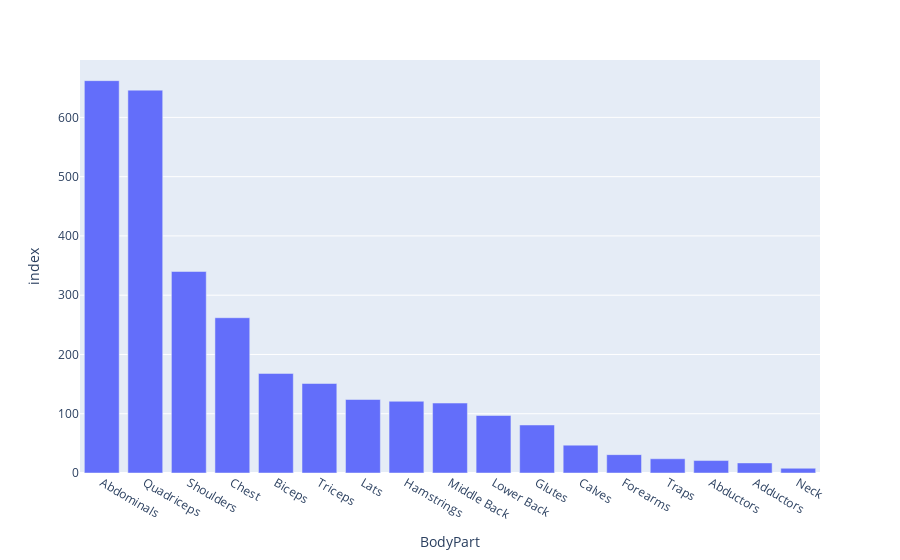

Here is the notebook cell this chart was saved with:
### Code cell
count_exercises= count_ex.sort_values(by='index', ascending= False)
fig = px.bar(count_exercises, x=count_exercises.index, y='index')
fig.show()

### Figure 1 — Plotly figure (JSON) as saved in the notebook; plotly's stock layout.template omitted (floating-point values rounded to 4 significant figures)
{"data": [{"alignmentgroup": "True", "hovertemplate": "BodyPart=%{x}<br>index=%{y}<extra></extra>", "legendgroup": "", "marker": {"color": "#636efa", "pattern": {"shape": ""}}, "name": "", "offsetgroup": "", "orientation": "v", "showlegend": false, "textposition": "auto", "type": "bar", "x": ["Abdominals", "Quadriceps", "Shoulders", "Chest", "Biceps", "Triceps", "Lats", "Hamstrings", "Middle Back", "Lower Back", "Glutes", "Calves", "Forearms", "Traps", "Abductors", "Adductors", "Neck"], "xaxis": "x", "y": [662, 646, 340, 262, 168, 151, 124, 121, 118, 97, 81, 47, 31, 24, 21, 17, 8], "yaxis": "y"}], "layout": {"barmode": "relative", "legend": {"tracegroupgap": 0}, "margin": {"t": 60}, "xaxis": {"anchor": "y", "domain": [0, 1], "title": {"text": "BodyPart"}}, "yaxis": {"anchor": "x", "domain": [0, 1], "title": {"text": "index"}}}}
